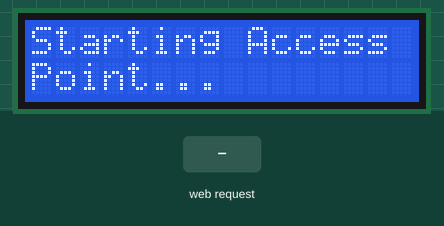
This sketch was run on a simulated ESP8266 (NodeMCU). Parts: 16×2 character LCD. The inputs (shaded band) are chosen by the test bench. WiFi joins after 1.5 s; servers stay silent unless stated; what the sketch prints to the serial monitor is not drawn.

Above: at 2.2 s.
At 7.4 s:
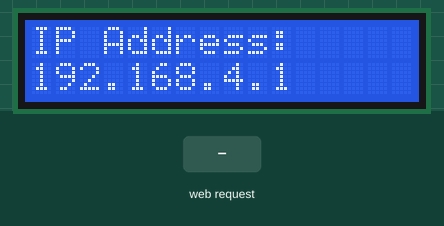
7.5 s: HTTP request GET /setting received
At 8.8 s:
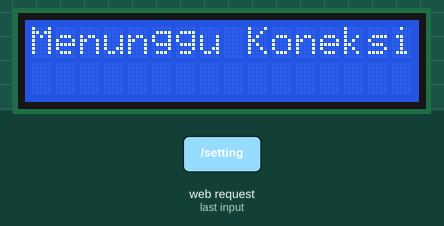
At 11.9 s:
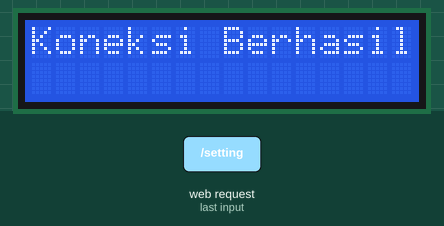
Timing chart, 0 to 13.4 s (numbered marks = the images above; inputs shaded):
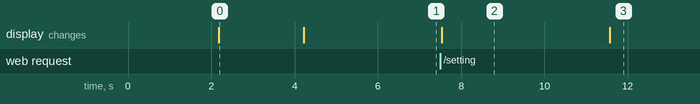

Measured:
- after the input at 7.5 s, the display: changes at once (image 2)
- what the display in image 0 shows lasts 2.0 s, from 2.2 s to 4.2 s
- what the display in image 2 shows lasts 4.1 s, from 7.5 s to 11.6 s

The sketch:

esp8266_onecard-payment.ino
```cpp
#include <ESP8266WebServer.h>
#include <ArduinoHttpClient.h>
#include "LiquidCrystal_I2C_PLUS.h"
#include <WiFiClient.h>
#include <DNSServer.h>
#include <MFRC522.h>
#include <SPI.h>
#include <ArduinoJson.h>
#include "html_content.h"

#define RST_PIN D3
#define SDA_PIN D4

ESP8266WebServer server(80);
DNSServer dnsServer;
WiFiClient wifi;
MFRC522 rfid(SDA_PIN, RST_PIN);
LiquidCrystal_I2C_PLUS lcd(0x27, 16, 2);
DynamicJsonDocument doc(1024);

//Host
const char host[] = "example.com";
const int port = 80;
const String mainUrl = "/api/rfid/get";
bool isConnected = false;
HttpClient client = HttpClient(wifi, host, port);

//
const String ruang = "OneCard";
const String ssid = ruang;
const String password = "";
const int wifiTimeout = 15;  //TimeOut For Wifi Connection (Seconds)
String token, targetSSID, targetPass;

void fit(String msg) {
  lcd.clear();
  lcd.setCursor(0, 0);
  lcd.printFit(msg);
}

void info(String msg) {
  fit(msg);
  Serial.println(msg);
  delay(2000);
}

void startAP() {
  info("Starting Access Point...");
  WiFi.mode(WIFI_AP);
  WiFi.softAP(ssid, password);
  info("IP Address: " + WiFi.softAPIP().toString());
}

bool setNetwork() {
  WiFi.mode(WIFI_STA);
  WiFi.begin(targetSSID, targetPass);

  for (int x = 0; WiFi.status() != WL_CONNECTED && x < wifiTimeout; x++) {
    Serial.print(".");
    delay(1000);
  }

  if (WiFi.status() != WL_CONNECTED) {
    Serial.println();
    info("Koneksi Gagal");
    return false;
  }

  Serial.println();

  info("Koneksi Berhasil");

  return true;
}

String listNetwork(String networks = "") {
  int totalN = WiFi.scanNetworks();
  for (int x = 0; x < totalN; x++) {
    networks += "<h3><a href='javascript:void(0)' onclick='setSSID(this.innerHTML)'>" + WiFi.SSID(x) + "</a></h3>";
  }
  return networks;
}

void setConfig() {
  targetSSID = server.arg("ssid");
  targetPass = server.arg("password");

  Serial.println("Config is Ready\nSSID : " + targetSSID + "\nPassword : " + targetPass);

  if (validation() == false) {
    info("Validasi Gagal");
    info("Memulai Ulang");
    return startAP();
  }

  isConnected = true;

  info("Tempelkan Kartu RFID");
}

void mainWeb() {
  server.send(200, "text/html", mainPage(listNetwork()));
}

void setRoutes() {
  server.on("/", mainWeb);
  server.on("/setting", setConfig);
}

bool validation() {
  // WiFi Validation
  info("Menunggu Koneksi");

  if (setNetwork() == false) {
    return false;
  }

  info("Validasi Berhasil");
  return true;
}

String getId(String id = "") {
  for (byte x = 0; x < rfid.uid.size; x++) {
    id += rfid.uid.uidByte[x];
  }
  return id;
}

bool sendRequest() {
  info("Validasi...");

  String idKartu = getId();
  info(idKartu);
  String data = "card_id=" + idKartu + "&token=" + token;

  client.beginRequest();
  client.post(mainUrl);
  client.sendHeader("Content-Type", "application/x-www-form-urlencoded");
  client.sendHeader("Content-Length", data.length());
  client.beginBody();
  client.print(data);
  client.endRequest();

  int statusCode = client.responseStatusCode();
  String response = client.responseBody();

  if (statusCode != 200) {
    info("Request Gagal");
    Serial.println(statusCode);
    return false;
  }

  deserializeJson(doc, response);

  for (int x = 0; x < doc.size(); x++) {
    info(doc[x]);
  }

  return true;
}

void setup() {
  Serial.begin(115200);
  info("Starting...");

  // Setup RFID Sensor
  SPI.begin();
  rfid.PCD_Init();

  // Setup Access Point
  startAP();

  // Setup Server
  setRoutes();
  server.begin();
}

void loop() {
  if (!isConnected) {
    server.handleClient();
    return;
  }

  if (!rfid.PICC_IsNewCardPresent() || !rfid.PICC_ReadCardSerial()) {
    info("Tempelkan Kartu RFID");
    return;
  }

  sendRequest();
}
```

LiquidCrystal_I2C_PLUS.h
```cpp
#include <LiquidCrystal_I2C.h>
#include <map>

class LiquidCrystal_I2C_PLUS{
  public:
    LiquidCrystal_I2C lcd;

    LiquidCrystal_I2C_PLUS(uint8_t address, uint8_t columns, uint8_t rows, int column = 0, int row = 0, bool isEmoji = false, bool isFit = false, bool isClear = false)
    : lcd(address, columns, rows), cursor{column, row}, useEmoji(isEmoji), useFit(isFit), autoClear(isClear) {
      lcd.init();
      lcd.backlight();
    }

    void print(String msg){
      if(autoClear == true){
        lcd.clear();
      }

      if(useEmoji == true){
        printEmoji(msg);
        return;
      }
      else if(useFit == true){
        printFit(msg);
        return;
      }

      printMessage(msg);
    }

    void printFit(String msg){
      int prev = 0;
      int lastCol = 0;
      int lastRow = 0;

      for(int x = 0; x <= 16; x++){
        if(msg[x] == ' '){
          for(int y = prev; y < x; y++){
            lcd.setCursor(lastCol, lastRow);
            lcd.print(msg[y]);
            lastCol ++;
          }
          prev = x;
        }
      }

      if(msg.length() > 16){
        lastCol = 0;
        lastRow = 1;
        prev++;

        for(int x = prev; x < msg.length(); x++){
          if(msg[x] == ' '){
            for(int y = prev; y < x; y++){
              lcd.setCursor(lastCol, lastRow);
              lcd.print(msg[y]);
              lastCol ++;
            }
            prev = x;
          }
        }
      }

      finishFit(msg, prev, lastCol, lastRow);
    }

    void printAuto(String msg){
      lcd.clear();

      if(msg.length() > 16){
        for(int x = 0; x <= 16; x++){
          lcd.setCursor(x, 0);
          lcd.print(msg[x]);
        }

        for(int x = 0; x < msg.length() - 16; x++){
          lcd.setCursor(x, 1);
          lcd.print(msg[x + 16]);
        }

        return;
      }

      lcd.setCursor(0, 0);
      lcd.print(msg);
    }

    void printMessage(String msg){
      defaultCursor();
      lcd.print(msg);
    }

    void printEmoji(String msg, int width = 3, int height = 2){
      auto it = listEmoji.find(msg);
      if (it != listEmoji.end()) {
        makeChar(it->second[0], it->second[1]);
        makeEmoji(width, height);
        delay(2000);
      }
    }

    void enableEmoji(){
      useEmoji = true;
    }

    void enableFit(){
      useFit = true;
    }

    void enableAutoClear(){
      autoClear = true;
    }

    void setCursor(int col = 0, int row = 0){
      cursor[0] = col;
      cursor[1] = row;
    }

    void clear(){
      lcd.clear();
    }

    private:
      uint8_t cursor[2];
      bool useFit;
      bool useEmoji;
      bool autoClear;

      std::map<String, int*> listEmoji = {
        {"happy", new int[2]{0, 5}},
        {"sad", new int[2]{6, 11}},
        {"angry", new int[2]{12, 17}},
      };

      byte customChar[64][8]={
        {B00001,B00011,B00111,B01110,B11110,B11111,B11111,B11111},{B11111,B11111,B11111,B01110,B01110,B11111,B11111,B11111},{B10000,B11000,B11100,B01110,B01111,B11111,B11111,B11111},{B11011,B11000,B11100,B11110,B01111,B00111,B00011,B00001},{B11111,B00000,B00000,B00000,B00000,B11111,B11111,B11111},{B11011,B00011,B00111,B01111,B11110,B11100,B11000,B10000},
        {B00001,B00011,B00111,B01110,B11100,B11111,B11111,B11111},{B11111,B11111,B11111,B01110,B00100,B11111,B11111,B11111},{B10000,B11000,B11100,B01110,B00111,B11111,B11111,B11111},{B11111,B11111,B11110,B11100,B01101,B00111,B00011,B00001},{B11111,B00000,B00000,B11111,B11111,B11111,B11111,B11111},{B11111,B11111,B01111,B00111,B10110,B11100,B11000,B10000},
        {B00011,B00111,B00111,B01110,B11110,B11111,B11111,B11111},{B11111,B11111,B11111,B11111,B01110,B00100,B11111,B11111},{B10000,B11000,B11100,B01110,B01111,B11111,B11111,B11111},{B11111,B11111,B11111,B11110,B01111,B00111,B00011,B00000},{B11111,B11111,B00000,B11111,B11111,B11111,B11111,B00000},{B11111,B11111,B11111,B01111,B11110,B11100,B11000,B00000},
      };

      void defaultCursor(){
        lcd.setCursor(cursor[0], cursor[1]);
      }

      void makeChar(int start, int end){
        for(int x = 0; x <= end - start; x++){
          lcd.createChar(x, customChar[start + x]);
        }
      }

      void makeEmoji(int width = 3, int height = 2){
        for(int x = 0; x < height; x++){
          for(int y = 0; y < width; y++){
            lcd.setCursor(cursor[0] + y, cursor[1] + x);
            lcd.write(y + (width * x));
          }
        }
      }

      void finishFit(String msg, int prev, int lastCol, int lastRow){
        if(prev != msg.length()){
          for(int x = prev; x < msg.length(); x++){
            lcd.setCursor(lastCol, lastRow);
            lcd.print(msg[x]);
            lastCol ++;
          }
        }
      }
};
```

html_content.h
```cpp
String mainPage(String listNetworks){
  return R"(
    <!DOCTYPE html>
    <html lang='en'>
    <head>
      <meta charset='UTF-8'>
      <meta http-equiv='X-UA-Compatible' content='IE=edge'>
      <meta name='viewport' content='width=device-width, initial-scale=1.0'>
      <title>Config Absensi RFID</title>
      <style>
        html {
          font-family: Arial, Helvetica, sans-serif;
          display: inline-block;
          text-align: center;
        }

        h1 {
          font-size: 1.8rem;
          color: white;
        }

        p {
          font-size: 1.4rem;
        }

        .topnav {
          overflow: hidden;
          background-color: #0A1128;
        }

        body {
          margin: 0;
        }

        .content {
          padding: 5%;
        }

        .card-grid {
          max-width: 800px;
          margin: 0 auto;
          display: grid;
          grid-gap: 2rem;
          grid-template-columns: repeat(auto-fit, minmax(300px, 1fr));
        }

        .card {
          background-color: white;
          box-shadow: 2px 2px 12px 1px rgba(140, 140, 140, .5);
        }

        .card-title {
          font-size: 1.2rem;
          font-weight: bold;
          color: #034078;
        }

        input[type=submit] {
          border: none;
          color: #FEFCFB;
          background-color: #034078;
          padding: 15px 15px;
          text-align: center;
          text-decoration: none;
          display: inline-block;
          font-size: 16px;
          width: 100px;
          margin-right: 10px;
          border-radius: 4px;
          transition-duration: 0.4s;
        }

        input[type=submit]:hover {
          background-color: #1282A2;
        }

        input[type=text],
        input[type=number],
        select {
          width: 50%;
          padding: 12px 20px;
          margin: 18px;
          display: inline-block;
          border: 1px solid #ccc;
          border-radius: 4px;
          box-sizing: border-box;
        }

        input[type=password],
        select {
          width: 50%;
          padding: 12px 20px;
          margin: 18px;
          display: inline-block;
          border: 1px solid #ccc;
          border-radius: 4px;
          box-sizing: border-box;
        }

        label {
          font-size: 1.2rem;
        }

        .value {
          font-size: 1.2rem;
          color: #1282A2;
        }

        .state {
          font-size: 1.2rem;
          color: #1282A2;
        }

        button {
          border: none;
          color: #FEFCFB;
          padding: 15px 32px;
          text-align: center;
          font-size: 16px;
          width: 100px;
          border-radius: 4px;
          transition-duration: 0.4s;
        }

        .button-on {
          background-color: #034078;
        }

        .button-on:hover {
          background-color: #1282A2;
        }

        .button-off {
          background-color: #858585;
        }

        .button-off:hover {
          background-color: #252524;
        }
      </style>
    </head>
    <body>
      <div class='topnav'>
        <h1>ESP Wi-Fi Manager</h1>
      </div>
      <div>
      )" + listNetworks + R"(
      </div>
      <div class='content'>
        <div class='card-grid'>
          <div class='card'>
              <p>
                <label>SSID</label>
                <input type='text' id='ssid'>
                <br>
                <label>Password</label>
                <input type='password' id='password'>
                <br>
                <label>Token</label>
                <input type='text' id='token'>
                <br>
                <input type='button' value='Submit' onclick='redirect()'>
              </p>
          </div>
        </div>
      </div>
      <script>
        function setSSID(x){
          document.getElementById('ssid').value = x;
        }

        function redirect(){
          let ssid = document.getElementById('ssid').value;
          let password = document.getElementById('password').value;
          let token = document.getElementById('token').value;
          location.replace('/setting?ssid='+ssid+'&password='+password+'&token='+token);
        }
      </script>
    </body>
    </html>
  )";
}
```
